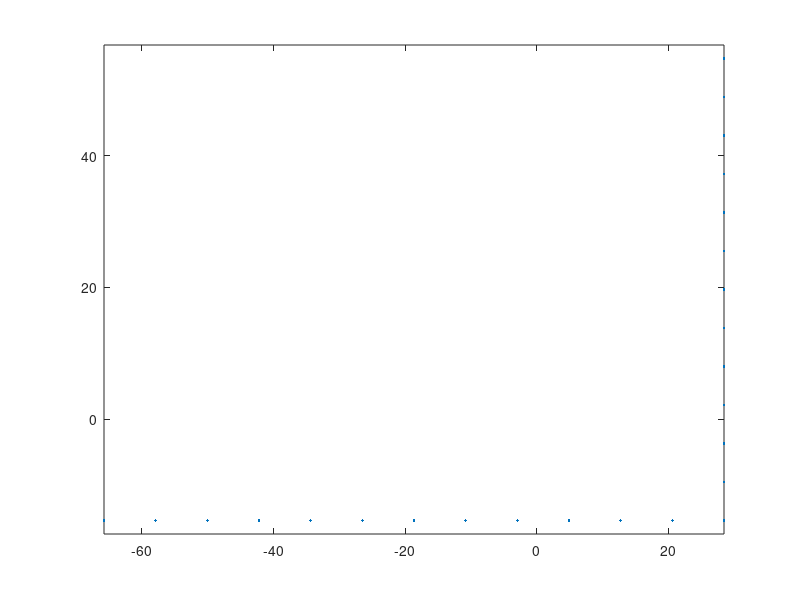
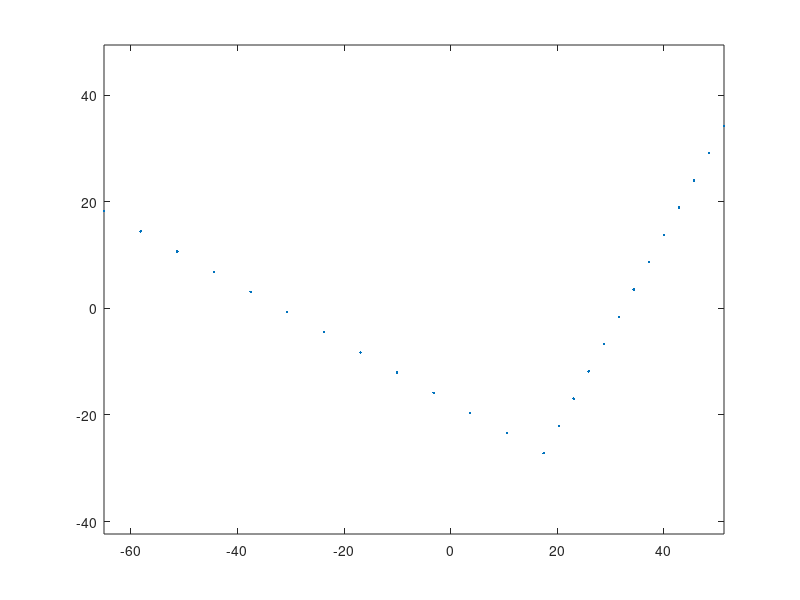

MATLAB code to generate these figures, in order:
%% form a fiber section of a L section
clear;clc;
%% input section propertities
% a = length of leg 1 (long)
% b = length of leg 2 (short)
% t = thickness/inch
% nfa = number of fibers along leg 1
% nfb = number of fibers along leg 2
% nft = number of fibers along thickness (assume 1 here)
a=102.0;
b=76.0;
t=6.5;
nfa=13;
nfb=13;
nft=1;
%% torsional stiffness
J=(a+b-t)*t^3/3;
%% calculate coordinates of centroid with respect to the vertex of L section
A=(a+b)*t-t^2; % section area
yc=((a-t)*t*t/2+b*t*b/2)/A; % distance between centroid and vertex in the local y' direction
zc=((b-t)*t*t/2+a*t*a/2)/A; % distance between centroid and vertex in the local z' direction

%% calculate principle axes (rotation from local axes y'-z' to principle axes y-z)
I1y=1/12*t*a^3+(a/2-zc)^2*t*a; % moment of inertia of leg 1 w.r.t. y'
I1z=1/12*a*t^3+(yc-t/2)^2*t*a; % moment of inertia of leg 1 w.r.t. z'
I1yz=0+(a/2-zc)*(yc-t/2)*t*a; % moment of inertia of leg 1 w.r.t. y'-z'
I2y=1/12*(b-t)*t^3+(zc-t/2)^2*t*(b-t); % moment of inertia of leg 2 w.r.t. y'
I2z=1/12*t*(b-t)^3+((b-t)/2+t-yc)^2*t*(b-t); % moment of inertia of leg 2 w.r.t. z'
I2yz=0+(zc-t/2)*((b-t)/2+t-yc)*t*(b-t); % moment of inertia of leg 2 w.r.t. y'-z'
Iy1=I1y+I2y; % moment of inertia of L section w.r.t. y'
Iz1=I1z+I2z; % moment of inertia of L section w.r.t. z'
Iyz1=I1yz+I2yz; % moment of inertia of L section w.r.t. y'-z'
Iy=(Iy1+Iz1)/2+1/2*sqrt((Iy1-Iz1)^2+4*Iyz1^2); % moment of inertia of L section w.r.t. y
Iz=(Iy1+Iz1)/2-1/2*sqrt((Iy1-Iz1)^2+4*Iyz1^2); % moment of inertia of L section w.r.t. y
alpha=atan(-2*Iyz1/(Iz1-Iy1))/2; % rotation from local axes y'-z' to principle axes y-z
alpha=abs(alpha); %make sure alpha is positive at pi/4 (equal legs)
%% calculate fiber coordinates w.r.t. z'-y'
SCcoordz1y1=[zc-t/2;-(yc-t/2)]; % shear center coordinates w.r.t. z'-y'
P=zeros(2,nfa+nfb-1); % fiber coordinates w.r.t. z'-y', first row of P is z', second row of P is y'
dPz=[-a/nfa;0];
dPy=[0;b/nfb];
for i=1:nfa
    P(:,i)=SCcoordz1y1+(i-1)*dPz;
end
for i=1:(nfb-1)
    P(:,nfa+i)=SCcoordz1y1+i*dPy;
end
plot(P(1,:),P(2,:),'.')
axis equal
%% transform fiber coordinates to z-y
T=[cos(alpha),sin(alpha);
    -sin(alpha),cos(alpha)]; % transformation matrix
Q=T*P; % first row of Q is z, second row of Q is y
figure
plot(Q(1,:),Q(2,:),'.')
axis equal
%% Calculate approximate elastic properties (Iy, Iz, betaY and betaZ)
Af=zeros(nfa+nfb-1,1); % area of each fiber
Af(1)=a/nfa*b/nfb-(a/nfa-t)*(b/nfb-t);
Af(2:nfa)=a/nfa*t;
Af(nfa+1:nfa+nfb-1)=b/nfb*t;

Qsquared=Q.^2;
IyIz_appr=Qsquared*Af; % approximate to [Iy;Iz]

QsumCol=sum(Qsquared,1); % calculate y^2+z^2
QsumColz=Q(1,:).*QsumCol; % calculate z(y^2+z^2)
QsumColy=Q(2,:).*QsumCol; % calculate y(y^2+z^2)
betaY=QsumColz*Af/Iy-2*Q(1,1);
betaZ=QsumColy*Af/Iz-2*Q(2,1);

%% output Tcl command lines to generate fiber sections
fileID1=fopen('Lsection.tcl','w');
%fprintf(fileID,'%7s %5s %5i %1s\n','section','Fiber',10000+secID,'{');
for i = 1:(nfa+nfb-1)
%                                                                          %fiber %yLoc  %zLoc   Area    MaterialID  SectorialCoord ys, and zs of shear center
    fprintf(fileID1,'    %5s %16.8f %16.8f %16.8f %2i%1s\n','fiber',Q(2,i),Q(1,i),Af(i),i,';');
end
fclose(fileID1);

%% output L section properties
fileID=fopen('LsectionProperties.tcl','w');
                                           % ys     zs     
fprintf(fileID,'%16.8f %16.8f %16.8f %16.8f\n',Q(2,1),Q(1,1),alpha,J);
fclose(fileID);

%% calculate polar radius of gyration
r02=Q(2,1)^2+Q(1,1)^2+(Iy+Iz)/A;
r0=sqrt(r02);